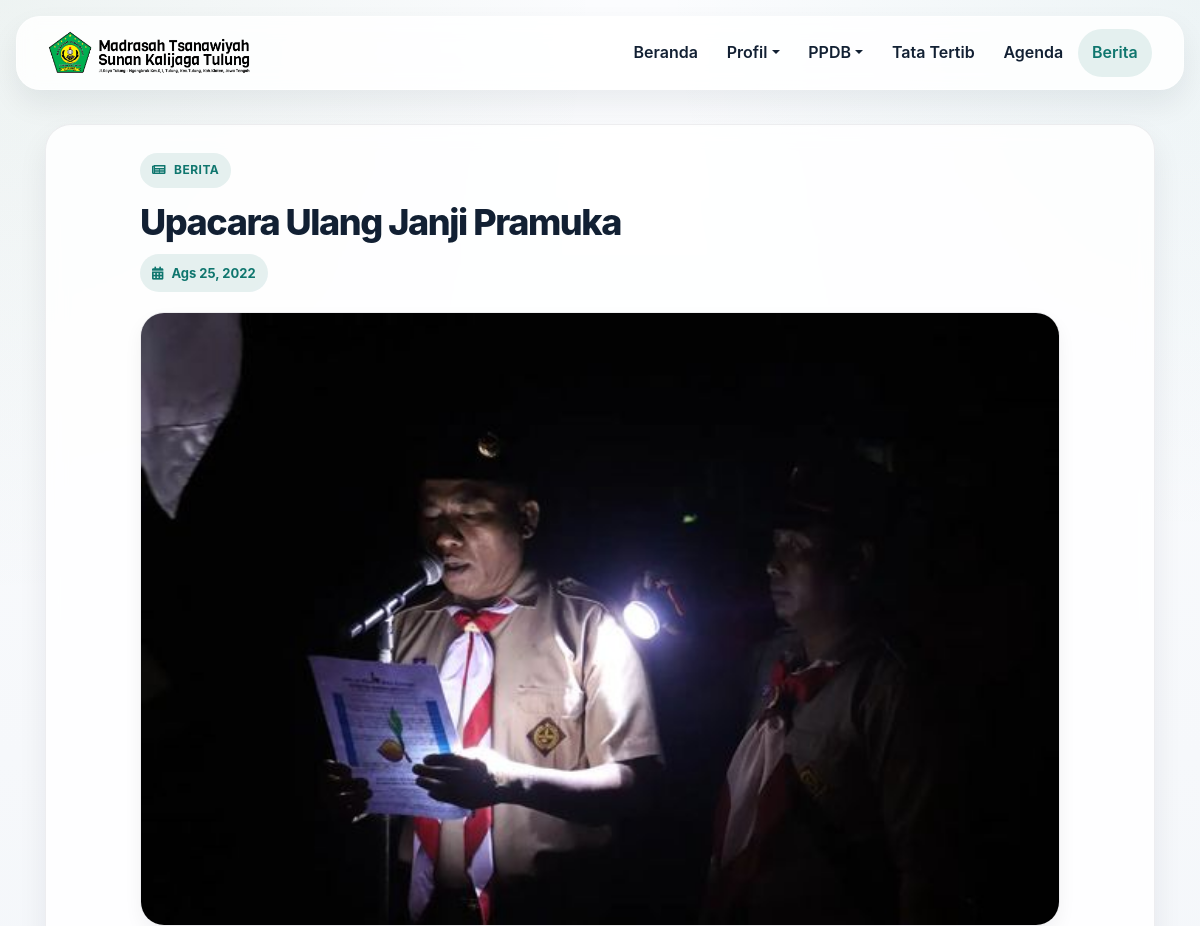
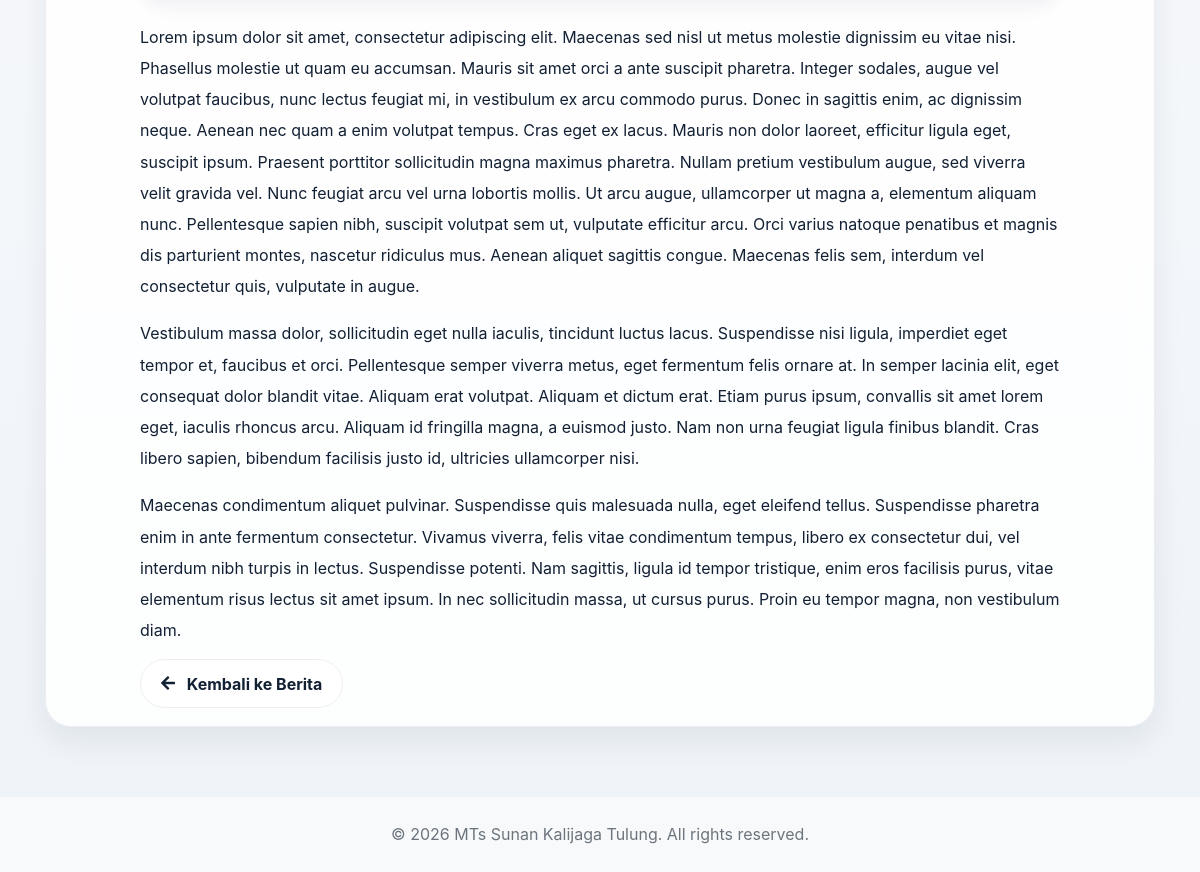
The app's page /blog/baca/upacara-ulang-janji-pramuka with its own data (2 pictures, top to bottom).
### tables this page shows
CREATE TABLE `posts` (
  `id` int(11) NOT NULL,
  `title` varchar(255) NOT NULL,
  `seo_title` varchar(255) NOT NULL,
  `content` text NOT NULL,
  `photo` varchar(100) NOT NULL,
  `is_active` char(1) NOT NULL,
  `date` date NOT NULL
);

### application/controllers/Blog.php (called while the page is built, shortened)
<?php
class Blog extends CI_Controller {
	public function __construct()
	{
		$this->load->model('berita_model', 'berita');
	}
	public function baca($seo_title)
	{
		$berita = $this->berita->getDataBySeo($seo_title);
		if($berita){
			$data['title']		= 'Berita';
			$data['page']		= 'berita/blog-detail';
			$data['berita']	= $berita;
			$this->load->view('front/layouts/main', $data);
		}else{
			redirect(base_url('home/index'));
		}
	}
}

### index.php (called while the page is built, shortened)
<?php
require_once BASEPATH.'core/CodeIgniter.php';

### application/models/Berita_model.php (called while the page is built, shortened)
<?php
class Berita_model extends CI_Model {
	public function getDataBySeo($seo_title)
	{
		return $this->db->get_where('posts', ['seo_title' => $seo_title])->row();
	}
}

### application/helpers/dateindo_helper.php (called while the page is built, shortened)
<?php
function mediumdate_indo($tgl){
   $ubah = gmdate($tgl, time()+60*60*8);
   $pecah = explode("-",$ubah);
   $tanggal = $pecah[2];
   $bulan = medium_bulan($pecah[1]);
   $tahun = $pecah[0];
   return $bulan . ' ' . $tanggal . ', ' . $tahun;
}
function medium_bulan($bln){
   switch ($bln)
   {
      case 8:
         return "Ags";
         break;
   }
}

### application/views/front/pages/berita/blog-detail.php (the view, shortened to what this page needs)
<section class="article-page">
  <div class="article-shell">
    <div class="article-head">
      <div class="section-eyebrow"><i class="fas fa-newspaper"></i> Berita</div>
      <h1 class="article-title"><?= $berita->title ?></h1>
      <div class="article-meta">
        <i class="fas fa-calendar-alt"></i>
        <span><?= mediumdate_indo($berita->date) ?></span>
      </div>
    </div>
    <div class="article-cover">
      <img src="<?= base_url('img/berita/' . $berita->photo) ?>" alt="<?= $berita->title ?>">
    </div>
    <div class="article-body">
      <?= $berita->content ?>
    </div>
    <div class="article-back">
      <a href="<?= base_url('blog') ?>" class="soft-btn soft-btn-outline">
        <i class="fas fa-arrow-left mr-2"></i> Kembali ke Berita
      </a>
    </div>
  </div>
</section>

### application/views/front/layouts/main.php (style rules this page uses)
:root { --bg: #f4f6fa; --surface: rgba(255,255,255,0.86); --surface-strong: #ffffff; --border: rgba(15, 23, 42, 0.07); --text: #122033; --muted: #667085; --accent: #0f766e; --accent-soft: rgba(15, 118, 110, 0.10); --success: #166534; --shadow: 0 14px 30px rgba(15, 23, 42, 0.07); --shadow-soft: 0 8px 18px rgba(15, 23, 42, 0.05); --radius-xl: 28px; --radius-lg: 22px; --radius-md: 18px; }
html { scroll-behavior: smooth; }
body { font-family: -apple-system, BlinkMacSystemFont, "Segoe UI", Roboto, "Helvetica Neue", Arial, sans-serif; background: radial-gradient(circle at top left, rgba(22, 101, 52, 0.06), transparent 28%), radial-gradient(circle at top right, rgba(15, 118, 110, 0.06), transparent 25%), linear-gradient(180deg, #fbfcfe 0%, #f6f8fb 42%, #eef3f8 100%); color: var(--text); line-height: 1.72; -webkit-font-smoothing: antialiased; text-rendering: optimizeLegibility; }
a { color: inherit; }
.section-eyebrow { display: inline-flex; align-items: center; gap: 8px; padding: 7px 12px; border-radius: 999px; background: var(--accent-soft); color: var(--accent); font-size: 12px; font-weight: 700; letter-spacing: 0.04em; text-transform: uppercase; }
.soft-btn { border: 0; border-radius: 999px; padding: 0.85rem 1.25rem; font-weight: 700; box-shadow: 0 8px 18px rgba(29, 78, 216, 0.14); transition: transform 0.2s ease, box-shadow 0.2s ease, background 0.2s ease; }
.soft-btn-outline { background: rgba(255,255,255,0.86); color: var(--text); border: 1px solid var(--border); box-shadow: none; }

### application/views/front/pages/berita/blog-detail.php (style rules this page uses)
.article-page { padding: 28px; }
.article-shell { max-width: 920px; margin: 0 auto; }
.article-head { margin-bottom: 18px; }
.article-title { font-size: clamp(1.8rem, 3vw, 3rem); line-height: 1.12; font-weight: 800; letter-spacing: -0.04em; margin: 14px 0 12px; }
.article-meta { display: inline-flex; align-items: center; gap: 8px; padding: 8px 12px; border-radius: 999px; background: var(--accent-soft); color: var(--accent); font-size: 13px; font-weight: 700; }
.article-cover { border-radius: 24px; overflow: hidden; border: 1px solid var(--border); box-shadow: var(--shadow-soft); margin: 20px 0; }
.article-cover img { width: 100%; display: block; }
.article-body { padding: 2px 0 0; color: var(--text); line-height: 1.95; font-size: 1rem; }
.article-back { margin-top: 24px; }

### records on screen
posts: title "Upacara Ulang Janji Pramuka", date "Ags 25, 2022", photo (picture), content "Lorem ipsum dolor sit amet, consectetur adipiscing elit. Maecenas sed nisl ut metus molestie dignissim eu vitae nisi. Phasellus molestie ut quam eu accumsan. Mauris sit amet orci a ante suscipit pharetra. Integer sodales, augue vel volutpat faucibus, nunc lectus feugiat mi, in vestibulum ex arcu commodo purus. Donec in sagittis enim, ac dignissim neque. Aenean nec quam a enim volutpat tempus. Cras eget ex lacus. Mauris non dolor laoreet, efficitur ligula eget, suscipit ipsum. Praesent porttitor sollicitudin magna maximus pharetra. Nullam pretium vestibulum augue, sed viverra velit gravida vel. Nunc feugiat arcu vel urna lobortis mollis. Ut arcu augue, ullamcorper ut magna a, elementum…"
